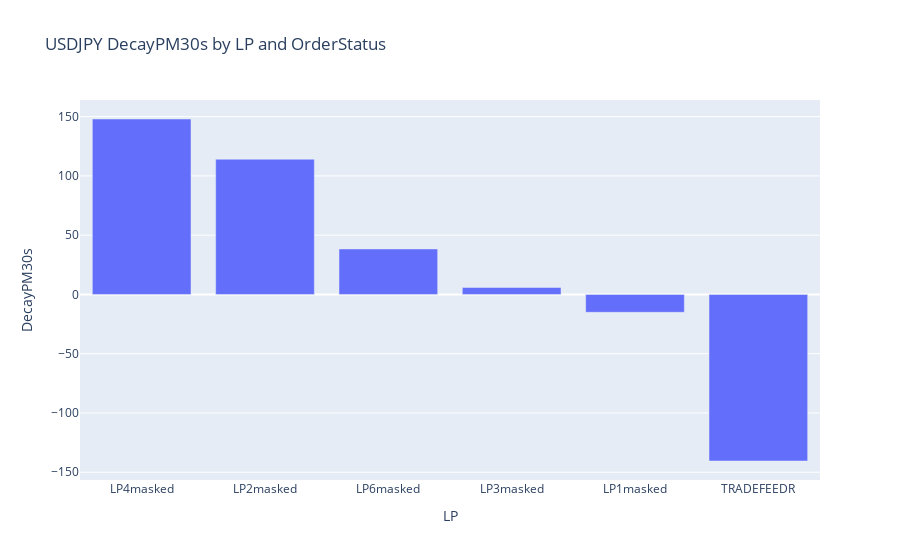

This figure's notebook cell:
### Code cell
px.bar(df[df.OrderStatus == "R"], y= "DecayPM30s", title = "USDJPY DecayPM30s by LP and OrderStatus")

### Figure 1 — Plotly figure (JSON) as saved in the notebook; plotly's stock layout.template omitted (floating-point values rounded to 4 significant figures)
{"data": [{"alignmentgroup": "True", "hovertemplate": "LP=%{x}<br>DecayPM30s=%{y}<extra></extra>", "legendgroup": "", "marker": {"color": "#636efa", "pattern": {"shape": ""}}, "name": "", "offsetgroup": "", "orientation": "v", "showlegend": false, "textposition": "auto", "type": "bar", "x": ["LP4masked", "LP2masked", "LP6masked", "LP3masked", "LP1masked", "TRADEFEEDR"], "xaxis": "x", "y": [148.0, 114.1, 38.37, 5.899, -15.07, -140.5], "yaxis": "y"}], "layout": {"autosize": true, "barmode": "relative", "legend": {"tracegroupgap": 0}, "title": {"text": "USDJPY DecayPM30s by LP and OrderStatus"}, "xaxis": {"anchor": "y", "autorange": true, "domain": [0, 1], "range": [-0.5, 5.5], "title": {"text": "LP"}, "type": "category"}, "yaxis": {"anchor": "x", "autorange": true, "domain": [0, 1], "range": [-156.5, 164.0], "title": {"text": "DecayPM30s"}, "type": "linear"}}}
